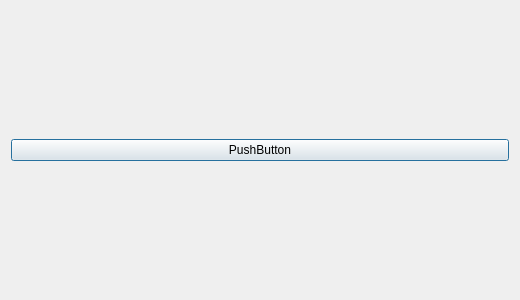
<?xml version="1.0" encoding="UTF-8"?>
<ui version="4.0">
 <class>EmuMainWindow</class>
 <widget class="QDialog" name="EmuMainWindow">
  <property name="geometry">
   <rect>
    <x>0</x>
    <y>0</y>
    <width>520</width>
    <height>300</height>
   </rect>
  </property>
  <property name="windowTitle">
   <string>emumainwindow</string>
  </property>
  <layout class="QVBoxLayout" name="verticalLayout">
   <item>
    <widget class="QPushButton" name="pushButton">
     <property name="text">
      <string>PushButton</string>
     </property>
    </widget>
   </item>
  </layout>
 </widget>
 <resources/>
 <connections/>
</ui>
